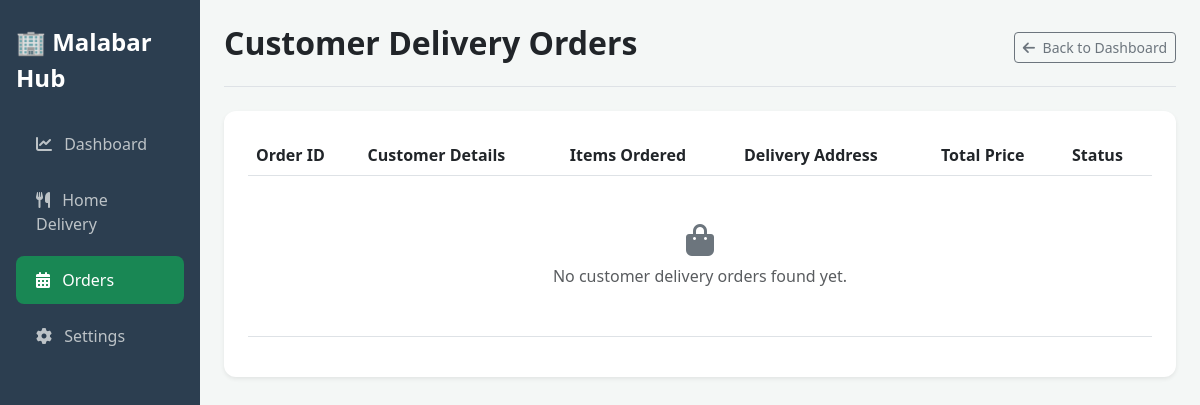
Before: /partner/delivery/orders/ (signed in) with the older database file.
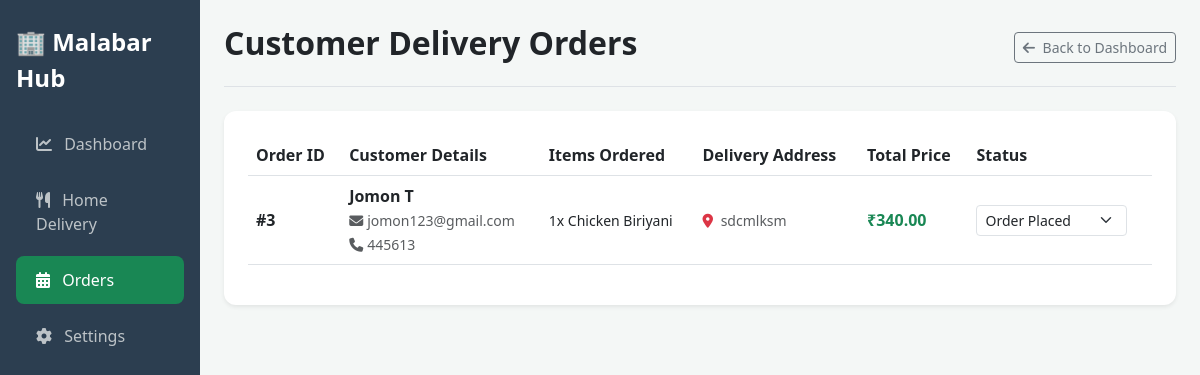
After: the same page with the newer database file.
### restaurants/models.py (models this page shows, shortened)
class HomeDeliveryOrder(models.Model):
    customer = models.ForeignKey(User, on_delete=models.CASCADE)
    restaurant = models.ForeignKey(Restaurant, on_delete=models.CASCADE)
    items_summary = models.TextField()
    delivery_address = models.TextField()
    phone = models.CharField(max_length=20)
    notes = models.TextField(blank=True, null=True)
    total_amount = models.DecimalField(max_digits=10, decimal_places=2)
    payment_method = models.CharField(max_length=50)
    status = models.CharField(max_length=50, default='Order Placed')
    created_at = models.DateTimeField(auto_now_add=True)

### restaurants/views.py (the view, shortened to what this page needs)
# urls.py: path('partner/delivery/orders/', views.partner_delivery_orders_view, name='partner_delivery_orders'),
@never_cache
@login_required
def partner_delivery_orders_view(request):
    try:
        restaurant = Restaurant.objects.get(user=request.user)
        orders = HomeDeliveryOrder.objects.filter(restaurant=restaurant).select_related('customer').order_by('-created_at')
    except Restaurant.DoesNotExist:
        orders = []
    context = {
        'orders': orders,
    }
    return render(request, 'restaurants/partner_delivery_orders.html', context)

### templates/restaurants/partner_delivery_orders.html (shortened to what the changed rows need)
<!DOCTYPE html>
<html lang="en">
<head>
    <link href="https://cdn.jsdelivr.net/npm/bootstrap@5.3.0/dist/css/bootstrap.min.css" rel="stylesheet">
    <link rel="stylesheet" href="https://cdnjs.cloudflare.com/ajax/libs/font-awesome/6.4.0/css/all.min.css">
</head>
<body>
    <div class="container-fluid">
        <div class="row">
            <main class="col-md-9 ms-sm-auto col-lg-10 px-md-4 py-4">
                <div class="d-flex justify-content-between align-items-center pb-3 mb-4 border-bottom">
                    <h2 class="fw-bold text-dark">Customer Delivery Orders</h2>
                </div>
                <div class="card shadow-sm p-4">
                    <div class="table-responsive">
                        <table class="table align-middle">
                            <thead class="text-muted">
                                <tr>
                                    <th>Order ID</th>
                                    <th>Customer Details</th>
                                    <th>Items Ordered</th>
                                    <th>Delivery Address</th>
                                    <th>Total Price</th>
                                    <th>Status</th>
                                </tr>
                            </thead>
                            <tbody>
                                {% for order in orders %}
                                <tr>
                                    <td class="fw-bold">#{{ order.id }}</td>
                                    <td>
                                        <div><strong>{{ order.customer.get_full_name|default:order.customer.username }}</strong></div>
                                        <small class="text-muted"><i class="fas fa-envelope me-1"></i>{{ order.customer.email }}</small><br>
                                        <small class="text-muted"><i class="fas fa-phone me-1"></i>{{ order.phone|default:"No phone provided" }}</small>
                                    </td>
                                    <td>
                                        <div class="small text-dark" style="white-space: pre-line;">{{ order.items_summary|default:"No items found" }}</div>
                                    </td>
                                    <td>
                                        <small class="text-muted">
                                            <i class="fas fa-map-marker-alt text-danger me-1"></i>
                                            {{ order.delivery_address|default:"Address not provided" }}
                                        </small>
                                    </td>
                                    <td class="text-success fw-bold">₹{{ order.total_amount|default:"0.00" }}</td>
                                    <td>
                                        <form action="{% url 'partner_delivery_orders' %}" method="POST" class="d-flex align-items-center gap-2">
                                            <select name="status" class="form-select form-select-sm w-auto" onchange="this.form.submit()">
                                                <option value="Order Placed" {% if order.status == "Order Placed" %}selected{% endif %}>Order Placed</option>
                                            </select>
                                        </form>
                                    </td>
                                </tr>
                                {% empty %}
                                <tr>
                                    <td colspan="6" class="text-center py-5 text-muted">
                                        <i class="fas fa-shopping-bag fa-2x mb-2 text-secondary"></i>
                                        <p class="mb-0">No customer delivery orders found yet.</p>
                                    </td>
                                </tr>
                                {% endfor %}
                            </tbody>
                        </table>
                    </div>
                </div>
            </main>
        </div>
    </div>
</body>
</html>

Changed rows visible on the page:
added HomeDeliveryOrder: id "3", customer.get_full_name "Jomon T", customer.email "jomon123@gmail.com", phone "445613", items_summary "1x Chicken Biriyani", delivery_address "sdcmlksm", total_amount "340.00", status "Order Placed"
Other visible differences:
text no longer shown: "No customer delivery orders found yet."
